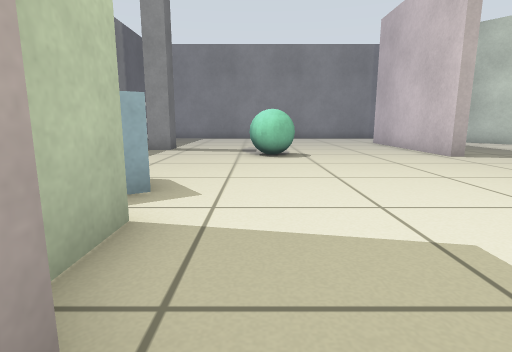
[1] (above)

19 first-person views from a walk through a world built for the Gazebo simulator. The camera is 0.5 m above the floor, tilts 10° down and sees 80° across. The floor is counted in squares, 0.5 m on a side. Each view is taken from the middle of a square. On the plan, view 1 faces up. The plan holds only what a view shows up to about 12 squares ahead; the rest is blank.

[2]
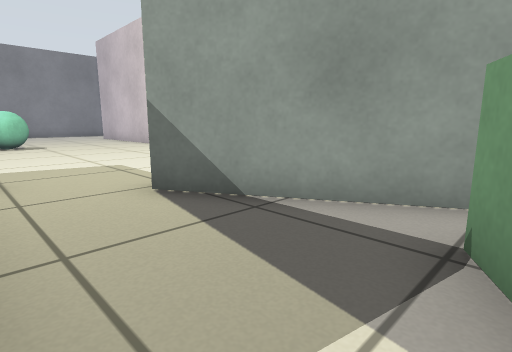

[3]
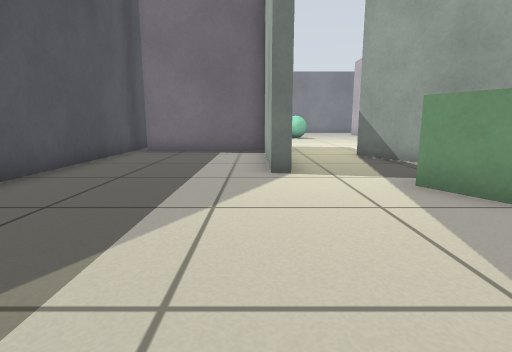

[4]
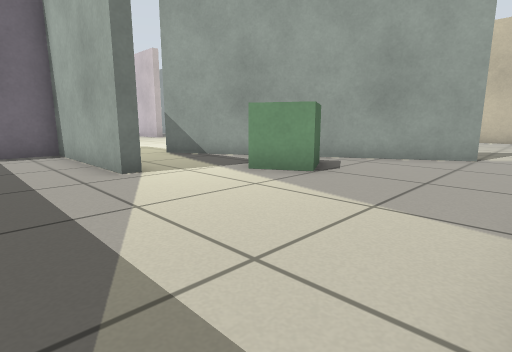

[5]
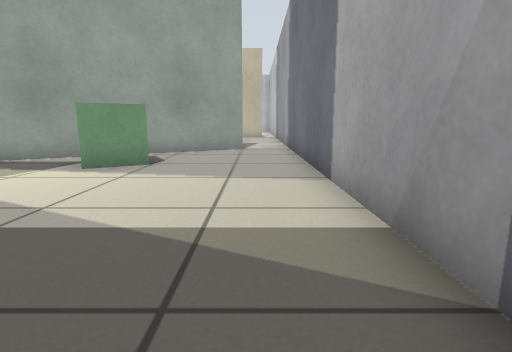

[6]
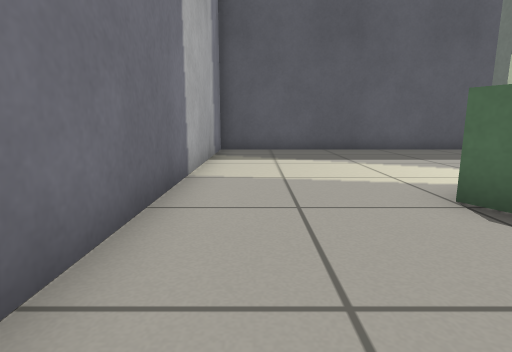

[7]
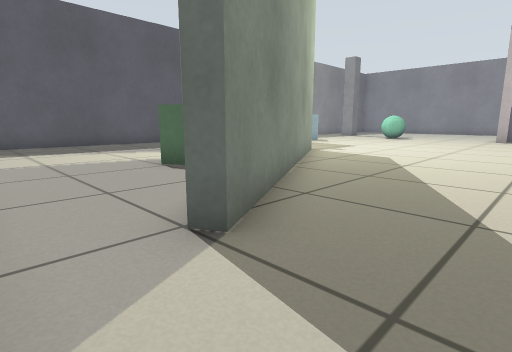

[8]
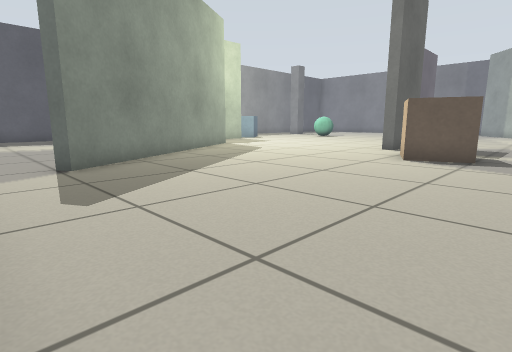

[9]
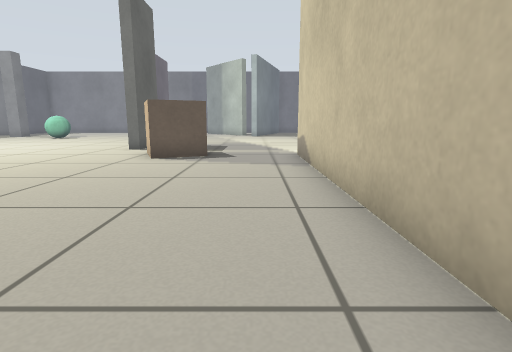

[10]
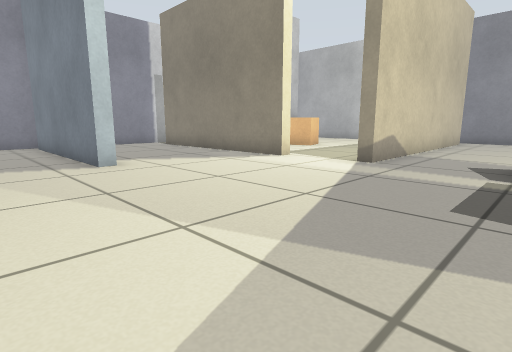

[11]
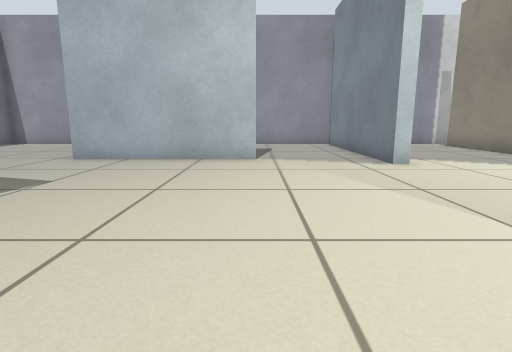

[12]
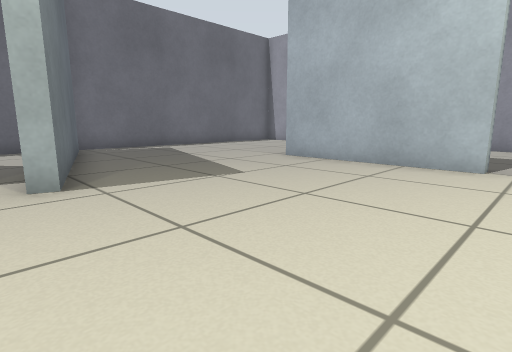

[13]
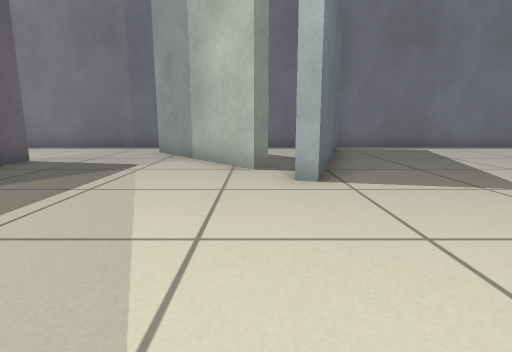

[14]
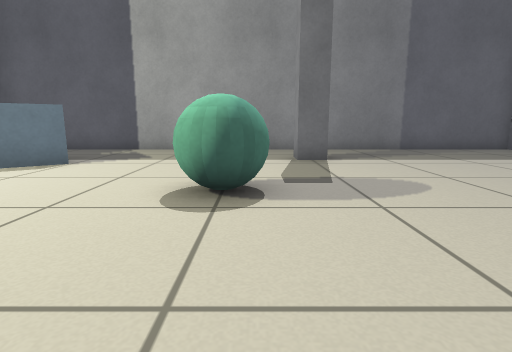

[15]
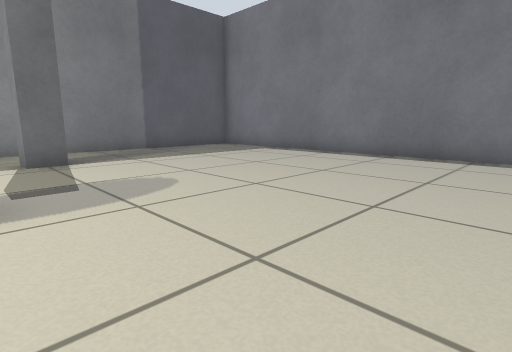

[16]
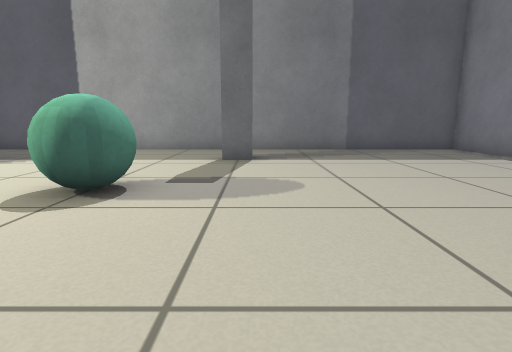

[17]
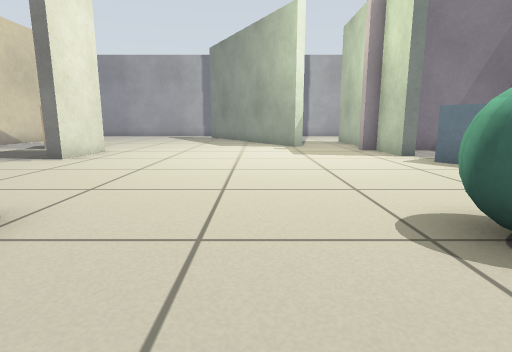

[18]
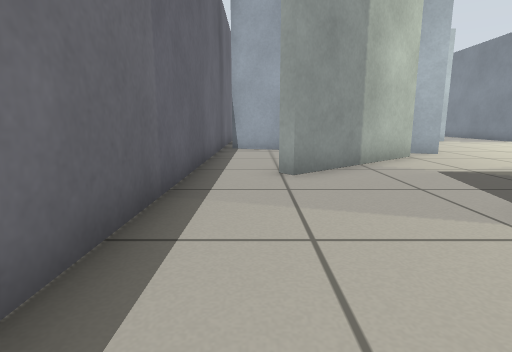

[19]
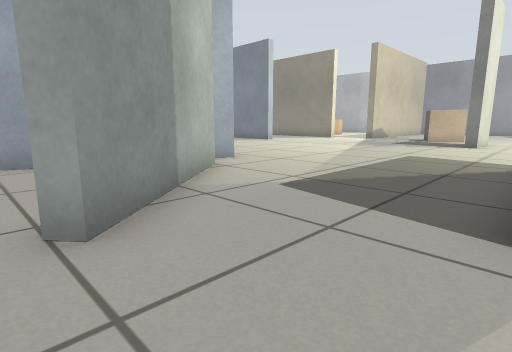

### Floor plan
Points are (right, up) in squares from view 1. A wall is a line through its corners. A room is listed if a view was taken in it or the views show most of it. See-through windows are left out.
Room 1 (views 1, 2, 3, 4, 5)
walls: (-1.2, -4) (-1.7, -4) (-1.7, 0.7) (-5.9, 0.7); (5.6, -8.5) (1.1, -0.7); (-6.3, 0.9) (-6.3, -10.3) (3.6, -10.3)
ways out: opening at (0.5, -0.5) to room 2; opening at (3.5, -9.5) to room 2; gap at (-6, 1) to room 2
objects: green box (1, -6) to (2, -5)
Room 2 (views 6, 7, 8, 9, 10, 11, 12, 13, 14, 15, 16, 17, 18, 19)
walls: (8.7, 3.7) (8.7, 1.3) (8.3, 1.3) (8.3, 3.7) (8.7, 3.7); (6.1, 8.9) (5.7, 8.9) (5.7, 12.6); (12.3, 13.7) (12, 13.5) (10.3, 15.5); (6.1, 15) (6.1, 13.9); (18.3, 4.2) (18.3, 4.7) (24.8, 4.7); (17, -0.1) (23.8, -0.1); (19.8, 8) (19.3, 8) (19.3, 11.5); (1.1, -0.7) (1.4, -0.5) (5.9, -8.3) (5.6, -8.5); (-0.8, 1.1) (-0.8, 0.6); (-1.8, 3) (-1.3, 3) (-1.3, 1.1); (6.4, 19.3) (-6.3, 19.3) (-6.3, 0.9); (15.1, 18.8) (13.1, 12.1) (12.7, 12.2) (12.9, 13); (-5.9, 1.1) (-2.6, 1.1); (25.3, 8.1) (25.3, 8.8); (14.3, -8.6) (14.3, -0.4) (14.8, -0.4); (25.3, 4.5) (25.3, 5.8); (22.1, 19.3) (15, 19.3); (3.6, -10.3) (6.6, -10.3)
ways out: opening at (0.5, -0.5) to room 1; opening at (3.5, -9.5) to room 1; gap at (-6, 1) to room 1; opening at (6, 17) to room 3; opening at (8, 14) to room 3; opening at (16.5, -0.5)
objects: pillar (-4, 11) to (-3, 12); blue box (-3, 4) to (-2, 5); green ball (0, 9) to (1, 10); beige box (10, -1) to (11, 0)
Room 3 (no view inside)
walls: (10.3, 15.5) (8.7, 17.3) (9.1, 17.6); (14.1, 16.7) (14.8, 19); (15, 19.3) (6.4, 19.3)
ways out: opening at (6, 17) to room 2; opening at (8, 14) to room 2

Where each view was taken, in squares from view 1:
view 1: 0 up, 0 right, facing up
view 2: 5 down, 1 left, facing up-right
view 3: 10 down, 2 left, facing up
view 4: 10 down, 4 left, facing up-right
view 5: 9 down, 6 left, facing right
view 6: 9 down, 5 right, facing left
view 7: 10 down, 8 right, facing up-left
view 8: 10 down, 13 right, facing up-left
view 9: 10 down, 13 right, facing up
view 10: 7 up, 11 right, facing down-right
view 11: 8 up, 11 right, facing right
view 12: 7 up, 12 right, facing up-right
view 13: 7 up, 12 right, facing up
view 14: 10 up, 5 right, facing left
view 15: 10 up, 5 right, facing up-left
view 16: 12 up, 5 right, facing left
view 17: 12 up, 3 right, facing down
view 18: 18 up, 3 right, facing right
view 19: 18 up, 6 right, facing down-right
